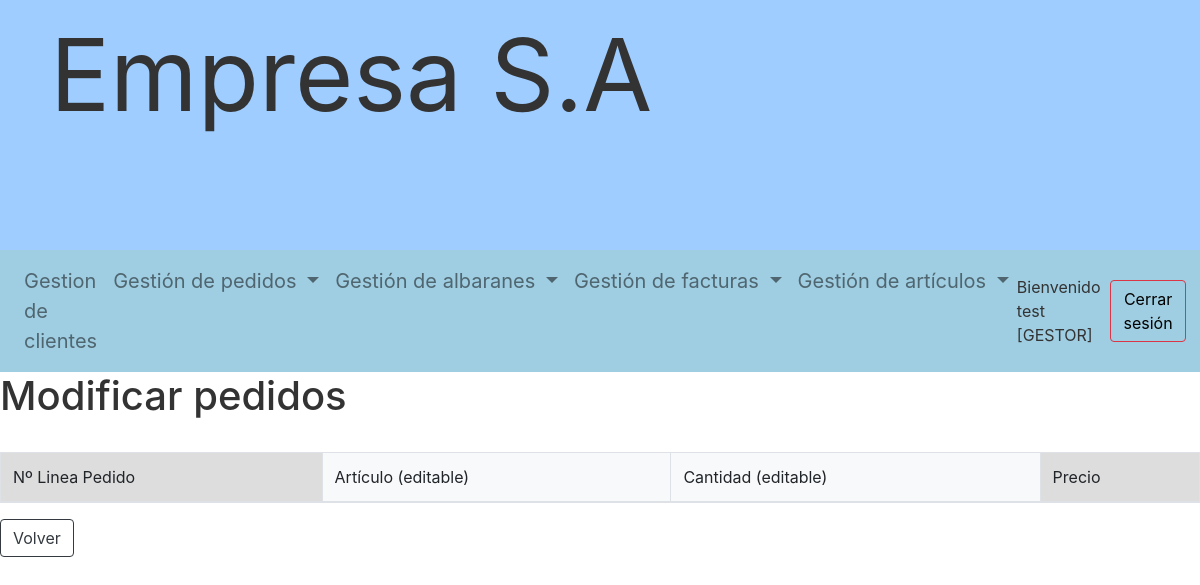
The app's page /gestor/modificar_pedido_gestor.php?pedido=19 (signed in), older data.
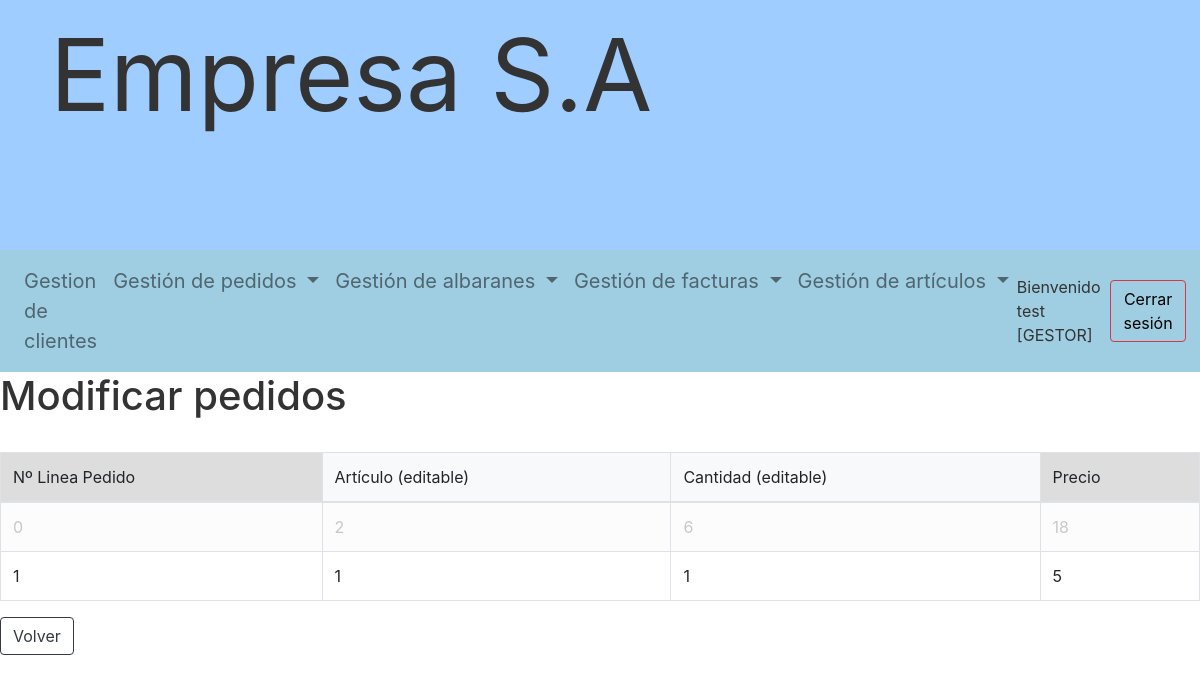
The same page, newer data.
### tables this page shows
CREATE TABLE IF NOT EXISTS `lineas_pedidos` (
  `NUM_LINEA_PEDIDO` int(11) NOT NULL DEFAULT 0,
  `COD_CLIENTE` int(11) NOT NULL,
  `PRECIO` int(11) DEFAULT NULL,
  `CANTIDAD` int(11) DEFAULT NULL,
  `COD_USUARIO_GESTION` int(11) DEFAULT 0,
  `COD_PEDIDO` int(11) NOT NULL AUTO_INCREMENT,
  `COD_ARTICULO` int(11) DEFAULT NULL,
  PRIMARY KEY (`NUM_LINEA_PEDIDO`,`COD_PEDIDO`),
  KEY `Index 2` (`COD_PEDIDO`),
  KEY `Index 3` (`COD_ARTICULO`),
  KEY `Index 4` (`COD_USUARIO_GESTION`)
);

CREATE TABLE IF NOT EXISTS `articulos` (
  `COD_ARTICULO` int(11) NOT NULL AUTO_INCREMENT,
  `NOMBRE` varchar(50) DEFAULT NULL,
  `DESCRIPCION` varchar(50) DEFAULT NULL,
  `PRECIO` int(11) DEFAULT NULL,
  `DESCUENTO` int(3) DEFAULT NULL,
  `IVA` int(3) DEFAULT NULL,
  `IMAGEN` varchar(200) DEFAULT NULL,
  `ACTIVO` enum('s','n') DEFAULT 'n',
  PRIMARY KEY (`COD_ARTICULO`)
);

### gestor/modificar_pedido_gestor.php (the view, shortened to what this page needs)
<?php
$id_pedido = $_GET['pedido'];
$conexion = conectar(USUARIO);
$consulta = "SELECT * FROM lineas_pedidos l JOIN articulos a on l.COD_ARTICULO = a.COD_ARTICULO WHERE COD_PEDIDO = :pedido";
$resultado = $conexion->prepare($consulta);
$parametros = [":pedido" => $id_pedido];
$resultado->execute($parametros);
$consulta1 = "SELECT NUM_LINEA_PEDIDO FROM lineas_albaran WHERE COD_PEDIDO = :pedido";
$parametros = [":pedido" => $id_pedido];
$procesados = $conexion->prepare($consulta1);
$procesados->execute($parametros);
$lineasProcesadas = $procesados->fetchAll(PDO::FETCH_ASSOC);
?>
<h1>Modificar pedidos</h1>
<br>
<table id="tabla" class="table table-striped table-bordered" data-toggle="table">
    <thead>
    <tr>
        <th>Nº Linea Pedido
        </th>
        <th class="bg-light">Artículo (editable)
        </th>
        <th class="th-sm bg-light">Cantidad (editable)
        </th>
        <th class="th-sm">Precio
        </th>
    </tr>
    </thead>
    <tbody>
    <?php while($pedido = $resultado->fetch(PDO::FETCH_ASSOC)){
    $editar = true;
    foreach ($lineasProcesadas as $linea) {
        if ($linea["NUM_LINEA_PEDIDO"] == $pedido["NUM_LINEA_PEDIDO"]) {
            $editar = false;
        }
    } ?>
    <?php
    if($editar == false){?>
    <tr style="opacity: 25%">
        <?php }
        else{?>
    <tr>
        <?php } ?>
        <td value=<?= $id_pedido ?>><?=$pedido['NUM_LINEA_PEDIDO']?></td>
        <td headers="COD_ARTICULO" class="editable " contenteditable=<?php if($editar == 1){echo "true";}else{echo "false";}?>><?=$pedido['COD_ARTICULO']?></td>
        <td headers="CANTIDAD" class="editable " contenteditable=<?php  if($editar == 1){echo "true";}else{echo "false";}?>><?=$pedido['CANTIDAD']?></td>
        <td><?=$pedido['PRECIO'] * $pedido['CANTIDAD']?></td>
        <?php } ?>
    </tbody>
</table>
<button class="btn btn-default btn-outline-dark" onclick="window.history.back();">Volver</button>

Row changes from the older to the newer data that the page shows:
added lineas_pedidos: NUM_LINEA_PEDIDO "0", COD_ARTICULO.COD_ARTICULO "2", CANTIDAD "6", $pedido['PRECIO'] * $pedido['CANTIDAD'] "18"
added lineas_pedidos: NUM_LINEA_PEDIDO "1", COD_ARTICULO.COD_ARTICULO "1", CANTIDAD "1", $pedido['PRECIO']*$pedido['CANTIDAD'] "5"
